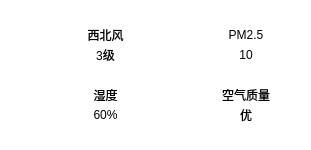
    <widget class="QWidget" name="widget_2" native="true">
     <property name="geometry">
      <rect>
       <x>440</x>
       <y>40</y>
       <width>311</width>
       <height>141</height>
      </rect>
     </property>
     <property name="styleSheet">
      <string notr="true">background-color: rgba(255, 255, 255,0.4);
border-radius: 15px</string>
     </property>
     <layout class="QGridLayout" name="gridLayout">
      <property name="leftMargin">
       <number>40</number>
      </property>
      <property name="topMargin">
       <number>25</number>
      </property>
      <property name="rightMargin">
       <number>40</number>
      </property>
      <property name="bottomMargin">
       <number>25</number>
      </property>
      <property name="horizontalSpacing">
       <number>50</number>
      </property>
      <property name="verticalSpacing">
       <number>20</number>
      </property>
      <item row="1" column="1">
       <layout class="QHBoxLayout" name="horizontalLayout_15">
        <property name="spacing">
         <number>0</number>
        </property>
        <item>
         <widget class="QLabel" name="lblQualityIcon">
          <property name="minimumSize">
           <size>
            <width>40</width>
            <height>40</height>
           </size>
          </property>
          <property name="maximumSize">
           <size>
            <width>40</width>
            <height>40</height>
           </size>
          </property>
          <property name="autoFillBackground">
           <bool>false</bool>
          </property>
          <property name="styleSheet">
           <string notr="true">background-color: rgba(255, 255, 255, 0);</string>
          </property>
          <property name="text">
           <string/>
          </property>
          <property name="pixmap">
           <pixmap resource="res.qrc">:/res/airQuaility.png</pixmap>
          </property>
          <property name="scaledContents">
           <bool>true</bool>
          </property>
          <property name="alignment">
           <set>Qt::AlignCenter</set>
          </property>
          <property name="wordWrap">
           <bool>false</bool>
          </property>
          <property name="indent">
           <number>-1</number>
          </property>
         </widget>
        </item>
        <item>
         <layout class="QVBoxLayout" name="verticalLayout_8">
          <item>
           <widget class="QLabel" name="lblQualityTitle">
            <property name="autoFillBackground">
             <bool>false</bool>
            </property>
            <property name="styleSheet">
             <string notr="true">background-color: rgba(255, 255, 255,0);
font: 10pt &quot;微软雅黑&quot;;</string>
            </property>
            <property name="text">
             <string>空气质量</string>
            </property>
            <property name="alignment">
             <set>Qt::AlignCenter</set>
            </property>
           </widget>
          </item>
          <item>
           <widget class="QLabel" name="lblQuality">
            <property name="autoFillBackground">
             <bool>false</bool>
            </property>
            <property name="styleSheet">
             <string notr="true">background-color: rgba(255, 255, 255,0);
font: 10pt &quot;微软雅黑&quot;;</string>
            </property>
            <property name="text">
             <string>优</string>
            </property>
            <property name="alignment">
             <set>Qt::AlignCenter</set>
            </property>
           </widget>
          </item>
         </layout>
        </item>
       </layout>
      </item>
      <item row="0" column="1">
       <layout class="QHBoxLayout" name="horizontalLayout_14">
        <property name="spacing">
         <number>0</number>
        </property>
        <item>
         <widget class="QLabel" name="lblPm25Icon">
          <property name="minimumSize">
           <size>
            <width>40</width>
            <height>40</height>
           </size>
          </property>
          <property name="maximumSize">
           <size>
            <width>40</width>
            <height>40</height>
           </size>
          </property>
          <property name="styleSheet">
           <string notr="true">background-color: rgba(255, 255, 255, 0);</string>
          </property>
          <property name="text">
           <string/>
          </property>
          <property name="pixmap">
           <pixmap resource="res.qrc">:/res/pm2.5.png</pixmap>
          </property>
          <property name="scaledContents">
           <bool>true</bool>
          </property>
          <property name="alignment">
           <set>Qt::AlignCenter</set>
          </property>
         </widget>
        </item>
        <item>
         <layout class="QVBoxLayout" name="verticalLayout_7">
          <item>
           <widget class="QLabel" name="lblPM25Title">
            <property name="styleSheet">
             <string notr="true">background-color: rgba(255, 255, 255,0);
font: 10pt &quot;微软雅黑&quot;;</string>
            </property>
            <property name="text">
             <string>PM2.5</string>
            </property>
            <property name="alignment">
             <set>Qt::AlignCenter</set>
            </property>
           </widget>
          </item>
          <item>
           <widget class="QLabel" name="lblPM25">
            <property name="styleSheet">
             <string notr="true">background-color: rgba(255, 255, 255,0);
font: 10pt &quot;微软雅黑&quot;;</string>
            </property>
            <property name="text">
             <string>10</string>
            </property>
            <property name="alignment">
             <set>Qt::AlignCenter</set>
            </property>
           </widget>
          </item>
         </layout>
        </item>
       </layout>
      </item>
      <item row="1" column="0">
       <layout class="QHBoxLayout" name="horizontalLayout_13">
        <property name="spacing">
         <number>0</number>
        </property>
        <item>
         <layout class="QHBoxLayout" name="horizontalLayout_5">
          <item>
           <widget class="QLabel" name="lblhumidity">
            <property name="maximumSize">
             <size>
              <width>40</width>
              <height>40</height>
             </size>
            </property>
            <property name="sizeIncrement">
             <size>
              <width>0</width>
              <height>0</height>
             </size>
            </property>
            <property name="baseSize">
             <size>
              <width>0</width>
              <height>0</height>
             </size>
            </property>
            <property name="styleSheet">
             <string notr="true">background-color: rgba(255, 255, 255, 0);</string>
            </property>
            <property name="text">
             <string/>
            </property>
            <property name="pixmap">
             <pixmap resource="res.qrc">:/res/humidity2.png</pixmap>
            </property>
            <property name="scaledContents">
             <bool>true</bool>
            </property>
           </widget>
          </item>
         </layout>
        </item>
        <item>
         <layout class="QVBoxLayout" name="verticalLayout_3">
          <item>
           <widget class="QLabel" name="lblShiDuTitle">
            <property name="styleSheet">
             <string notr="true">background-color: rgba(255, 255, 255,0);
font: 10pt &quot;微软雅黑&quot;;</string>
            </property>
            <property name="text">
             <string>湿度</string>
            </property>
            <property name="alignment">
             <set>Qt::AlignCenter</set>
            </property>
           </widget>
          </item>
          <item>
           <widget class="QLabel" name="lblShiDu">
            <property name="styleSheet">
             <string notr="true">background-color: rgba(255, 255, 255,0);
font: 10pt &quot;微软雅黑&quot;;</string>
            </property>
            <property name="text">
             <string>60%</string>
            </property>
            <property name="alignment">
             <set>Qt::AlignCenter</set>
            </property>
           </widget>
          </item>
         </layout>
        </item>
       </layout>
      </item>
      <item row="0" column="0">
       <layout class="QHBoxLayout" name="horizontalLayout_12">
        <property name="spacing">
         <number>0</number>
        </property>
        <item>
         <widget class="QLabel" name="lblWindIcon">
          <property name="minimumSize">
           <size>
            <width>40</width>
            <height>40</height>
           </size>
          </property>
          <property name="maximumSize">
           <size>
            <width>40</width>
            <height>40</height>
           </size>
          </property>
          <property name="styleSheet">
           <string notr="true">background-color: rgba(255, 255, 255, 0);</string>
          </property>
          <property name="text">
           <string/>
          </property>
          <property name="pixmap">
           <pixmap resource="res.qrc">:/res/wind3.png</pixmap>
          </property>
          <property name="scaledContents">
           <bool>true</bool>
          </property>
          <property name="alignment">
           <set>Qt::AlignCenter</set>
          </property>
         </widget>
        </item>
        <item>
         <layout class="QVBoxLayout" name="verticalLayout_6">
          <item>
           <widget class="QLabel" name="lblWindFx">
            <property name="styleSheet">
             <string notr="true">background-color: rgba(255, 255, 255,0);
font: 10pt &quot;微软雅黑&quot;;</string>
            </property>
            <property name="text">
             <string>西北风</string>
            </property>
            <property name="alignment">
             <set>Qt::AlignCenter</set>
            </property>
           </widget>
          </item>
          <item>
           <widget class="QLabel" name="lblWindFl">
            <property name="styleSheet">
             <string notr="true">background-color: rgba(255, 255, 255,0);
font: 10pt &quot;微软雅黑&quot;;</string>
            </property>
            <property name="text">
             <string>3级</string>
            </property>
            <property name="alignment">
             <set>Qt::AlignCenter</set>
            </property>
           </widget>
          </item>
         </layout>
        </item>
       </layout>
      </item>
     </layout>
    </widget>
